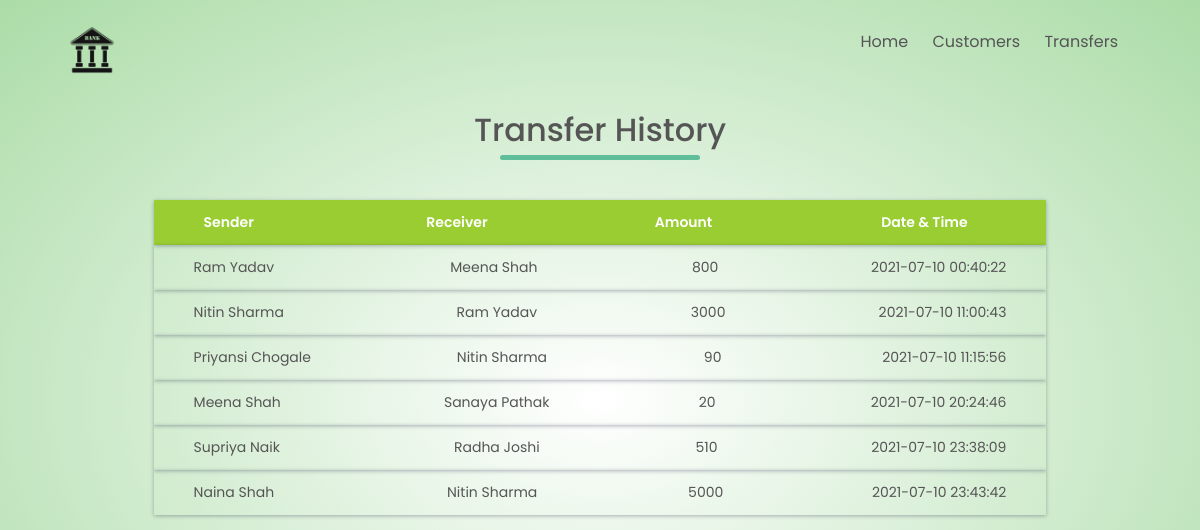
Screenshot of /transferhistory.php with the database file from the repository.
### tables this page shows
CREATE TABLE IF NOT EXISTS `transfers` (
  `Sender` varchar(255) NOT NULL,
  `Receiver` varchar(255) NOT NULL,
  `Amount` float NOT NULL,
  `Date & Time` datetime NOT NULL DEFAULT CURRENT_TIMESTAMP
);

### transferhistory.php (the view, shortened to what this page needs)
<?php session_start();
$con = mysqli_connect('localhost', 'root', '');
mysqli_select_db($con, 'tsfbank');
$s = "select * from transfers";
$result = mysqli_query($con, $s);
$num = mysqli_num_rows($result);
?>
<html>
<head>
    <link rel="stylesheet" type="text/css" href="https://cdn.jsdelivr.net/npm/bootstrap@5.0.2/dist/css/bootstrap.min.css">
    <link rel="stylesheet" type="text/css" href="style.css">
</head>
<body class="lastPage">
    <div class="container">
    <div class="navbar">
            <div class="logo">
                <a href="home.php"><img src="images/bankLogo.png" width="60px"></a>
            </div>
            <nav>
                <ul id="MenuItems">
                    <li><a href="home.php">Home</a></li>
                    <li><a href="viewcustomers.php">Customers</a></li>
                    <li><a href="transferhistory.php">Transfers</a></li>
                </ul>
            </nav>
            </div>
    </div>
    <div class="container">
        <h2 class="title">Transfer History</h2>
        <table class="table-box">
            <tr class="table-row ">
                <th class="table-cell table-head first-cell">Sender</th>
                <th class="table-cell table-head">Receiver</th>
                <th class="table-cell table-head">Amount</th>
                <th class="table-cell table-head">Date & Time</th>
            </tr>
            <?php
            if($num > 0){
                while($row = mysqli_fetch_assoc($result)){
                    echo "<tr class='table-row'><td class='table-cell first-cell'>". $row["Sender"] . "</td><td class='table-cell'>" . $row["Receiver"] . "</td><td class='table-cell'>" . $row["Amount"] . "</td><td class='table-cell last-cell'>" . $row["Date & Time"] . "</td></tr>";
                }
            }
            else{
                echo "list is empty";
            }
            ?>
        </table>
    </div>
</body>
</html>

### style.css (style rules this page uses)
* { margin: 0; padding: 0; box-sizing: border-box; }
body { font-family: 'Poppins', sans-serif; }
.lastPage { background: radial-gradient(#fff, #abdca7); }
.navbar { display: flex; align-items: center; padding: 20px; }
nav { flex: 1; text-align: right; }
nav ul { display: inline-block; list-style-type: none; }
nav ul li { display: inline-block; margin-right: 20px; }
a { text-decoration: none; color: #555; }
.title { text-align: center; margin: 0 auto 40px; position: relative; line-height: 60px; color: #555; }
.title::after { content: ''; width: 200px; height: 5px; border-radius: 5px; background-color: #61be9b; position: absolute; left: 50%; bottom: 0; transform: translateX(-50%); }
.table-row { display: table; width: 80%; margin: 0px auto; background: transparent; padding: 12px 0; color: #555; font-size: 14px; box-shadow: 0 1px 4px 0 rgba(0, 0, 50, 0.3); transition: background 0.5s; }
.table-cell { display: table-cell; width: 350px; text-align: center; padding-top: 12px; padding-bottom: 12px; }
.first-cell { text-align: left; padding-left: 40px; }
.table-head { background-color: yellowgreen; box-shadow: none; color: #fff; font-weight: 600; text-align: left; padding-left: 50px; padding-top: 12px; padding-bottom: 12px; }
.last-cell { text-align: right; padding-right: 40px; }

### rows the page displays
transfers: Sender "Ram Yadav", Receiver "Meena Shah", Amount "800", value "2021-07-10 00:40:22"
transfers: Sender "Nitin Sharma", Receiver "Ram Yadav", Amount "3000", value "2021-07-10 11:00:43"
transfers: Sender "Priyansi Chogale", Receiver "Nitin Sharma", Amount "90", value "2021-07-10 11:15:56"
transfers: Sender "Meena Shah", Receiver "Sanaya Pathak", Amount "20", value "2021-07-10 20:24:46"
transfers: Sender "Supriya Naik", Receiver "Radha Joshi", Amount "510", value "2021-07-10 23:38:09"
transfers: Sender "Naina Shah", Receiver "Nitin Sharma", Amount "5000", value "2021-07-10 23:43:42"
